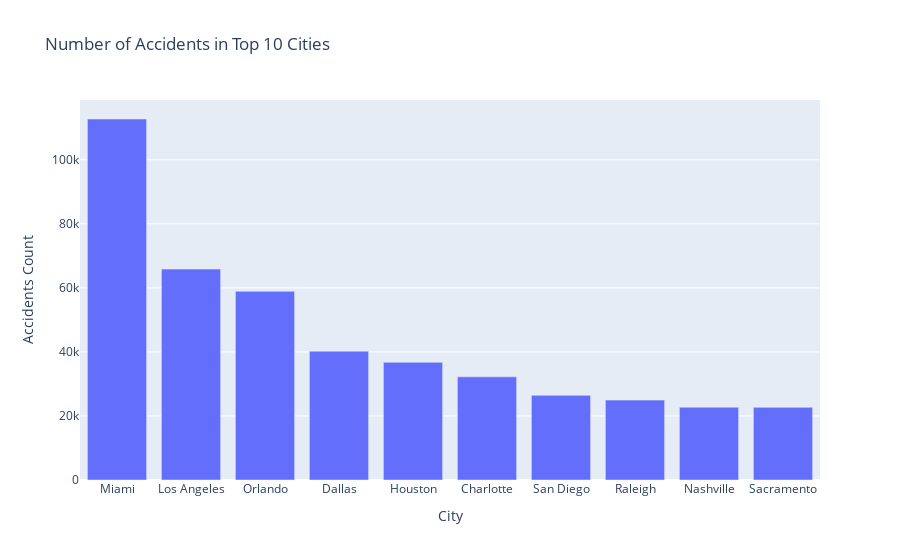

Write notebook code for a chart like this one.
### Code cell
# This step is crucial for identifying the cities with the highest number of accidents, 
# which can help prioritize resources for traffic management and safety measures. 
# Understanding the distribution of accidents across different cities is essential 
# for developing targeted interventions and policies to 
cities = data['City'].value_counts().head(10).index
top_cities_data = data[data['City'].isin(cities)]
city_counts = top_cities_data['City'].value_counts().reset_index()
city_counts.columns = ['City', 'Accidents Count']
fig = px.bar(city_counts, x='City', y='Accidents Count',
             labels={'City': 'City', 'Accidents Count': 'Accidents Count'},
             title='Number of Accidents in Top 10 Cities')
fig.show()

### Figure 1 — Plotly figure (JSON) as saved in the notebook; plotly's stock layout.template omitted (floating-point values rounded to 4 significant figures)
{"data": [{"alignmentgroup": "True", "hovertemplate": "City=%{x}<br>Accidents Count=%{y}<extra></extra>", "legendgroup": "", "marker": {"color": "#636efa", "pattern": {"shape": ""}}, "name": "", "offsetgroup": "", "orientation": "v", "showlegend": false, "textposition": "auto", "type": "bar", "x": ["Miami", "Los Angeles", "Orlando", "Dallas", "Houston", "Charlotte", "San Diego", "Raleigh", "Nashville", "Sacramento"], "xaxis": "x", "y": [112727, 65856, 58932, 40227, 36742, 32205, 26440, 24944, 22748, 22688], "yaxis": "y"}], "layout": {"autosize": true, "barmode": "relative", "legend": {"tracegroupgap": 0}, "title": {"text": "Number of Accidents in Top 10 Cities"}, "xaxis": {"anchor": "y", "autorange": true, "domain": [0, 1], "range": [-0.5, 9.5], "title": {"text": "City"}, "type": "category"}, "yaxis": {"anchor": "x", "autorange": true, "domain": [0, 1], "range": [0, 118660], "title": {"text": "Accidents Count"}, "type": "linear"}}}
